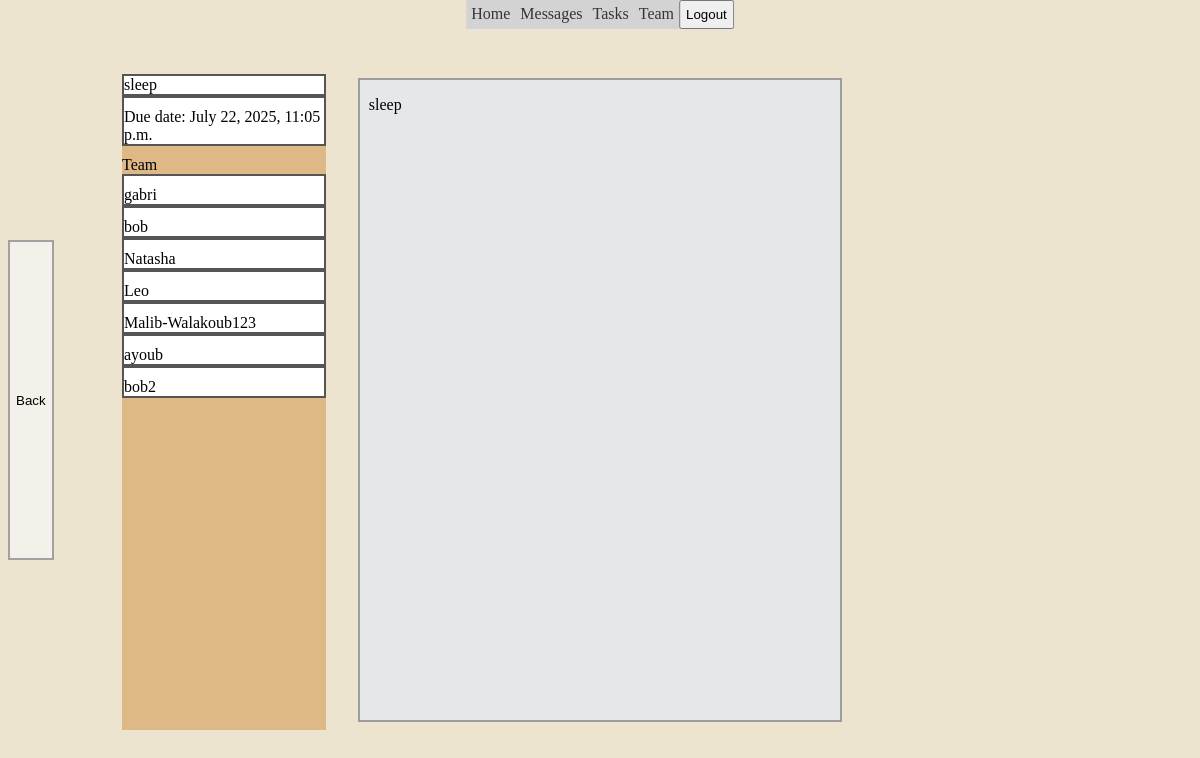
Page /dashboard/tasks/5/ (signed in) on the committed database.
### dashboard/models.py (models this page shows, shortened)
class Task(models.Model):
       users = models.ManyToManyField(UserProfile, related_name='task_users')
       description = models.TextField()
       name = models.CharField(max_length=50)
       creation_date = models.DateField(auto_now_add=True)
       due_date = models.DateTimeField()
       completed = models.BooleanField(default=False)
       urgent = models.BooleanField(default=False)

class UserProfile(models.Model):
    user = models.OneToOneField(settings.AUTH_USER_MODEL, on_delete=models.CASCADE,
                                help_text='* You can add a new user with the plus sign ')
    role = models.ForeignKey(Role, on_delete=models.SET_NULL, null=True)
    notes = models.TextField(blank=True)
    recipients = models.ManyToManyField(settings.AUTH_USER_MODEL,
                                         blank = True, related_name='many_relation', default='----' )
    team = models.ForeignKey('Team', on_delete=models.CASCADE, null=True)
    class Meta:
        verbose_name_plural = "Add a user"

class Users(AbstractUser):
    street_address = models.CharField(max_length=50, blank=True)
    phone = models.CharField(max_length=12, blank=True)
    assigned_on = models.DateField(auto_now_add=True)
    notes = models.TextField(blank=True)

### dashboard/views.py (the view)
# urls.py: path('tasks/<int:pk>/', views.TaskDetail.as_view(), name='task_detail'),
class TaskDetail(LoginRequiredMixin, DetailView):
    template_name = 'dashboard/task_detail.html'
    context_object_name = 'task'
    def get_object(self):
        report_id = self.kwargs['pk']
        return Task.objects.filter(id = report_id, users=self.request.user.userprofile)

### dashboard/templates/dashboard/task_detail.html
 {% include 'dashboard/base.html' %}
 {% block content %}
 {% for tasks in task %}
 <div class="data_container">
 <div class ="title_task_view">{{tasks.name}}</div>
  <div class="flex_container_task_view">Due date:    {{tasks.due_date}} </div>
  <div class="title_data">Team</div>
    {% for user in tasks.users.all %}
<div class="task_completed">{{user.user.username}}</div>
    {% endfor %}
 </div>
 {% endfor %}
 <div class="general_medium_container">
 {% for tasks in task %}
  <p class="general_text"> {{ tasks.description}} </p>
 </div>
 {% endfor %}
 <div class="send_msg_back">
   <a href="{% url 'dashboard:tasks_list' %}"><button class="del_btn2" type="button">Back</button></a>
 </div>
{% endblock %}

### dashboard/static/dashboard/styles.css (style rules this page uses)
a { text-decoration: none; color: rgb(54, 53, 53); font-family: 'Times New Roman', Times, serif; }
.del_btn2 { height: 100%; background-color: #f8f8f8aa; border: 2px rgb(161, 161, 161) solid; }
.send_msg_back { position: fixed; height: 40%; width: 6%; top: 50%; transform: translateY(-50%); }
.general_text { top: 0%; position: fixed; margin-right: 1%; margin-left: 1%; overflow-wrap: break-word; overflow: hidden; }
.general_medium_container { border: 2px solid rgb(156, 156, 156); width: 40vw; position: absolute; left: 50%; top: 50%; transform: translate(-50%,-50%); height: 80vh; overflow: auto; text-justify: auto; white-space: pre-wrap; text-align:justify top; transform-origin: top; background-color: rgb(230, 231, 233); font-family: 'Times New Roman', Times, serif; }
.flex_container_task_view { border: 2px rgb(85, 85, 85) solid; padding-top: 10px; top: 15%; background-color: white; }
.title_task_view { border: 2px rgb(85, 85, 85) solid; position: relative; background-color: white; }
.data_container { height: 82vh; width: 17vw; top:50%; transform: translateY(-50%); position: absolute; left: 10%; margin: 2px; background-color: burlywood; }
.task_completed { border: 2px rgb(85, 85, 85) solid; position: relative; background-color: white; padding-top: 10px; }
.title_data { padding-top: 10px; }

### rows in the picture
Task: name "sleep", due_date "July 22, 2025, 11:05 p.m.", description "sleep"
UserProfile: user.username "gabri"
UserProfile: user.username "bob"
UserProfile: user.username "Natasha"
UserProfile: user.username "Leo"
UserProfile: user.username "Malib-Walakoub123"
UserProfile: user.username "ayoub"
UserProfile: user.username "bob2"
